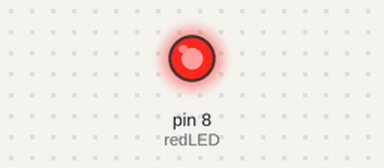
A sketch run on a simulated Arduino Uno, built with avr-gcc and run on an emulated ATmega328P. Shown: output pins drawn as LEDs (lit = HIGH).

Above: at 0.15 s.
At 8.6 s:
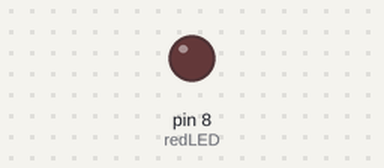
Timing chart, 0 to 12.7 s (numbered marks = the images above):
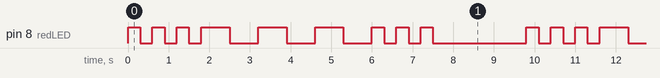

Measured:
- by itself, pin 8 (redLED): repeats every 9.8 s: 2 × (LOW 0.30 s, HIGH 0.30 s), LOW 0.30 s, 3 × (HIGH 0.70 s, LOW 0.70 s), 2 × (HIGH 0.30 s, LOW 0.30 s), HIGH 0.30 s, LOW 2.3 s, HIGH 0.30 s
- by itself, everything shown: repeats every 9.8 s, in 18 steps

The sketch:

SOSwithVariables.ino
```cpp
// Same SOS morse code program using delay variables

//Setting up variables

int redLED=8; // Red led at pin 8
float pi=3.142;

int dit=300; // dit represents "."
int dah=700; // dah represents "-"


void setup() {
  // put your setup code here, to run once:

  //setting up pin to output
pinMode(redLED,OUTPUT);

}

void loop() {
  // put your main code here, to run repeatedly:

  // SOS in morse is ... --- ... (S,O,S)

  // S => ... (dit dit dit)
digitalWrite(redLED,HIGH);
delay(300);
digitalWrite(redLED,LOW);
delay(300);
digitalWrite(redLED,HIGH);
delay(300);
digitalWrite(redLED,LOW);
delay(300);
digitalWrite(redLED,HIGH);
delay(300);
digitalWrite(redLED,LOW);
delay(300);

  // O => --- (dah dah dah)
digitalWrite(redLED,HIGH);
delay(700);
digitalWrite(redLED,LOW);
delay(700);
digitalWrite(redLED,HIGH);
delay(700);
digitalWrite(redLED,LOW);
delay(700);
digitalWrite(redLED,HIGH);
delay(700);
digitalWrite(redLED,LOW);
delay(700);


// S => ... (dit dit dit)
digitalWrite(redLED,HIGH);
delay(300);
digitalWrite(redLED,LOW);
delay(300);
digitalWrite(redLED,HIGH);
delay(300);
digitalWrite(redLED,LOW);
delay(300);
digitalWrite(redLED,HIGH);
delay(300);
digitalWrite(redLED,LOW);
delay(300);

  // final delay between two SOS signals to seperate them.
delay(2000);
}
```
